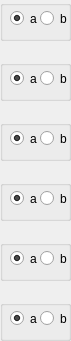
   <widget class="QWidget" name="ChimerismWidget" native="true">
    <property name="geometry">
     <rect>
      <x>810</x>
      <y>240</y>
      <width>71</width>
      <height>341</height>
     </rect>
    </property>
    <widget class="QGroupBox" name="ChimGB_0">
     <property name="enabled">
      <bool>true</bool>
     </property>
     <property name="geometry">
      <rect>
       <x>0</x>
       <y>0</y>
       <width>71</width>
       <height>41</height>
      </rect>
     </property>
     <property name="title">
      <string/>
     </property>
     <widget class="QRadioButton" name="Chim_0_b">
      <property name="geometry">
       <rect>
        <x>40</x>
        <y>10</y>
        <width>31</width>
        <height>17</height>
       </rect>
      </property>
      <property name="text">
       <string>b</string>
      </property>
      <property name="checked">
       <bool>false</bool>
      </property>
     </widget>
     <widget class="QRadioButton" name="Chim_0_a">
      <property name="geometry">
       <rect>
        <x>10</x>
        <y>10</y>
        <width>31</width>
        <height>17</height>
       </rect>
      </property>
      <property name="text">
       <string>a</string>
      </property>
      <property name="checked">
       <bool>true</bool>
      </property>
     </widget>
     <zorder>Chim_0_b</zorder>
     <zorder>Chim_0_a</zorder>
     <zorder>ChimGB_1</zorder>
    </widget>
    <widget class="QGroupBox" name="ChimGB_5">
     <property name="enabled">
      <bool>true</bool>
     </property>
     <property name="geometry">
      <rect>
       <x>0</x>
       <y>300</y>
       <width>71</width>
       <height>41</height>
      </rect>
     </property>
     <property name="title">
      <string/>
     </property>
     <widget class="QRadioButton" name="Chim_5_b">
      <property name="geometry">
       <rect>
        <x>40</x>
        <y>10</y>
        <width>31</width>
        <height>17</height>
       </rect>
      </property>
      <property name="text">
       <string>b</string>
      </property>
     </widget>
     <widget class="QRadioButton" name="Chim_5_a">
      <property name="geometry">
       <rect>
        <x>10</x>
        <y>10</y>
        <width>31</width>
        <height>17</height>
       </rect>
      </property>
      <property name="text">
       <string>a</string>
      </property>
      <property name="checked">
       <bool>true</bool>
      </property>
     </widget>
    </widget>
    <widget class="QGroupBox" name="ChimGB_4">
     <property name="enabled">
      <bool>true</bool>
     </property>
     <property name="geometry">
      <rect>
       <x>0</x>
       <y>240</y>
       <width>71</width>
       <height>41</height>
      </rect>
     </property>
     <property name="title">
      <string/>
     </property>
     <widget class="QRadioButton" name="Chim_4_b">
      <property name="geometry">
       <rect>
        <x>40</x>
        <y>10</y>
        <width>31</width>
        <height>17</height>
       </rect>
      </property>
      <property name="text">
       <string>b</string>
      </property>
     </widget>
     <widget class="QRadioButton" name="Chim_4_a">
      <property name="geometry">
       <rect>
        <x>10</x>
        <y>10</y>
        <width>31</width>
        <height>17</height>
       </rect>
      </property>
      <property name="text">
       <string>a</string>
      </property>
      <property name="checked">
       <bool>true</bool>
      </property>
     </widget>
    </widget>
    <widget class="QGroupBox" name="ChimGB_2">
     <property name="enabled">
      <bool>true</bool>
     </property>
     <property name="geometry">
      <rect>
       <x>0</x>
       <y>120</y>
       <width>71</width>
       <height>41</height>
      </rect>
     </property>
     <property name="title">
      <string/>
     </property>
     <widget class="QRadioButton" name="Chim_2_b">
      <property name="geometry">
       <rect>
        <x>40</x>
        <y>10</y>
        <width>31</width>
        <height>17</height>
       </rect>
      </property>
      <property name="text">
       <string>b</string>
      </property>
     </widget>
     <widget class="QRadioButton" name="Chim_2_a">
      <property name="geometry">
       <rect>
        <x>10</x>
        <y>10</y>
        <width>31</width>
        <height>17</height>
       </rect>
      </property>
      <property name="text">
       <string>a</string>
      </property>
      <property name="checked">
       <bool>true</bool>
      </property>
     </widget>
    </widget>
    <widget class="QGroupBox" name="ChimGB_3">
     <property name="enabled">
      <bool>true</bool>
     </property>
     <property name="geometry">
      <rect>
       <x>0</x>
       <y>180</y>
       <width>71</width>
       <height>41</height>
      </rect>
     </property>
     <property name="title">
      <string/>
     </property>
     <widget class="QRadioButton" name="Chim_3_b">
      <property name="geometry">
       <rect>
        <x>40</x>
        <y>10</y>
        <width>31</width>
        <height>17</height>
       </rect>
      </property>
      <property name="text">
       <string>b</string>
      </property>
     </widget>
     <widget class="QRadioButton" name="Chim_3_a">
      <property name="geometry">
       <rect>
        <x>10</x>
        <y>10</y>
        <width>31</width>
        <height>17</height>
       </rect>
      </property>
      <property name="text">
       <string>a</string>
      </property>
      <property name="checked">
       <bool>true</bool>
      </property>
     </widget>
    </widget>
    <widget class="QGroupBox" name="ChimGB_1">
     <property name="enabled">
      <bool>true</bool>
     </property>
     <property name="geometry">
      <rect>
       <x>0</x>
       <y>60</y>
       <width>71</width>
       <height>41</height>
      </rect>
     </property>
     <property name="title">
      <string/>
     </property>
     <widget class="QRadioButton" name="Chim_1_b">
      <property name="geometry">
       <rect>
        <x>40</x>
        <y>10</y>
        <width>31</width>
        <height>17</height>
       </rect>
      </property>
      <property name="text">
       <string>b</string>
      </property>
     </widget>
     <widget class="QRadioButton" name="Chim_1_a">
      <property name="geometry">
       <rect>
        <x>10</x>
        <y>10</y>
        <width>31</width>
        <height>17</height>
       </rect>
      </property>
      <property name="text">
       <string>a</string>
      </property>
      <property name="checked">
       <bool>true</bool>
      </property>
     </widget>
    </widget>
   </widget>
